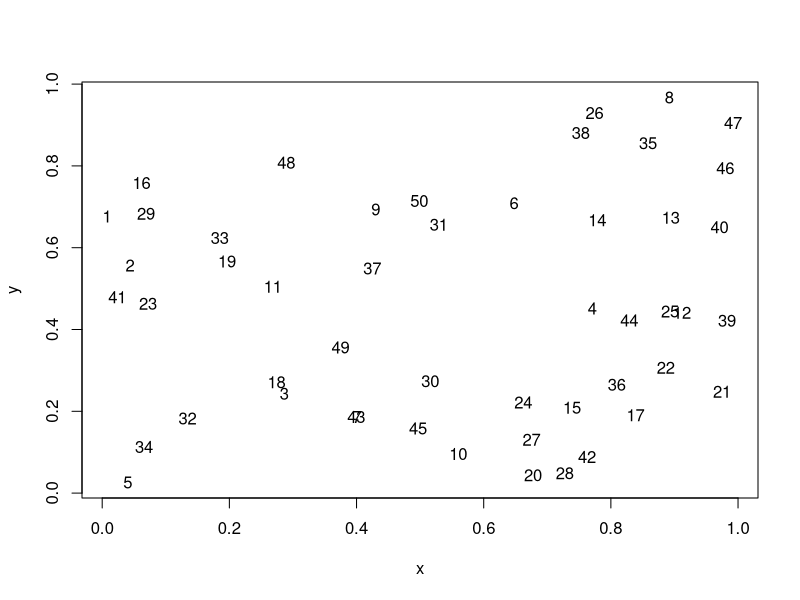

Write R code to recreate this figure.
## ---- chunk 1
require(tidyverse)
require(dplyr)
## ---- chunk 2
x = runif(50)
y = runif(50)
data = cbind(x,y)
plot(data, type = 'n')
text(data, rownames(data))
## ---- chunk 3
m1 = kmeans(data, 4)
str(m1)
## ---- chunk 4

## ---- chunk 5

